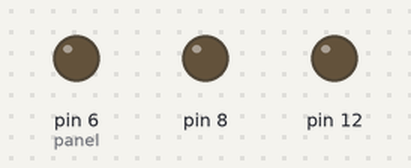
Bench run of a sketch on a simulated Arduino Uno, built with avr-gcc and run on an emulated ATmega328P. Parts: output pins drawn as LEDs (lit = HIGH). What the sketch prints to the serial monitor is not drawn.

Above: at 0.15 s.
Timing chart, 0 to 40.0 s (numbered marks = the images above):
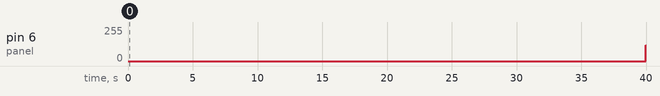

Measured:
- by itself, pin 6 (panel): 0/255 → 118/255 at 40.0 s

The sketch:

sine_wave.ino
```cpp
#define r 2
#define panel 6
#define LED 12

int data;
int t=5;
int tp = 250;

unsigned long current =0;
unsigned long previous =0;
unsigned long previous2 =0;

int period = 12;
int period2 =100;
int state = LOW;

void setup() {
  // put your setup code here, to run once:
  Serial.begin(9600);
pinMode(2,INPUT);
pinMode(panel,OUTPUT);
pinMode(8,OUTPUT);
digitalWrite(8,LOW);
pinMode(12,OUTPUT);

}

void loop() {
  // put your main code here, to run repeatedly:
 //current=millis();
//Serial.println(current);
for(int i=0;i<1024;i++)
{
   analogWrite(panel,i);
   Serial.println(i);
   delay(2);
}
for(int i=1024;i>0;i--)
{
   analogWrite(panel,i);
   Serial.println(i);
   delay(2);
}
}
```
